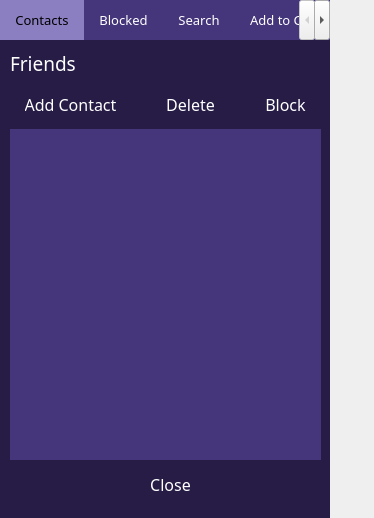
<?xml version="1.0" encoding="UTF-8"?>
<ui version="4.0">
 <class>Form</class>
 <widget class="QWidget" name="Form">
  <property name="geometry">
   <rect>
    <x>0</x>
    <y>0</y>
    <width>374</width>
    <height>518</height>
   </rect>
  </property>
  <property name="windowTitle">
   <string>Form</string>
  </property>
  <widget class="QTabWidget" name="tabWidget">
   <property name="geometry">
    <rect>
     <x>0</x>
     <y>0</y>
     <width>330</width>
     <height>531</height>
    </rect>
   </property>
   <property name="font">
    <font>
     <family>Noto Naskh Arabic UI</family>
     <pointsize>10</pointsize>
    </font>
   </property>
   <property name="styleSheet">
    <string notr="true">QTabWidget::pane {
  border: none;
  top:-1px; 
background-color: rgb(38, 28, 70); 
} 

QTabBar::tab {
height: 10px;
 background-color: #45357a;
color:white;
  border: none;
  padding: 15px;
} 

QTabBar::tab:selected { 
background-color: #8B7EC1;
  margin-bottom: -1px; 
color:black;
}</string>
   </property>
   <property name="currentIndex">
    <number>0</number>
   </property>
   <widget class="QWidget" name="contactsTab">
    <attribute name="title">
     <string>Contacts</string>
    </attribute>
    <widget class="QFrame" name="frame">
     <property name="geometry">
      <rect>
       <x>0</x>
       <y>0</y>
       <width>331</width>
       <height>471</height>
      </rect>
     </property>
     <property name="font">
      <font>
       <family>Lucida Sans Unicode</family>
       <pointsize>11</pointsize>
       <weight>50</weight>
       <bold>false</bold>
      </font>
     </property>
     <property name="styleSheet">
      <string notr="true">QFrame{
border: none;
	background-color: rgb(38, 28, 70);
color: white;
}</string>
     </property>
     <property name="frameShape">
      <enum>QFrame::StyledPanel</enum>
     </property>
     <property name="frameShadow">
      <enum>QFrame::Raised</enum>
     </property>
     <widget class="QLabel" name="friendsLabel">
      <property name="geometry">
       <rect>
        <x>10</x>
        <y>14</y>
        <width>91</width>
        <height>21</height>
       </rect>
      </property>
      <property name="font">
       <font>
        <family>Noto Naskh Arabic UI</family>
        <pointsize>14</pointsize>
        <weight>50</weight>
        <bold>false</bold>
       </font>
      </property>
      <property name="styleSheet">
       <string notr="true"/>
      </property>
      <property name="text">
       <string>Friends</string>
      </property>
     </widget>
     <widget class="QPushButton" name="closeButton">
      <property name="geometry">
       <rect>
        <x>130</x>
        <y>430</y>
        <width>81</width>
        <height>31</height>
       </rect>
      </property>
      <property name="font">
       <font>
        <family>Noto Naskh Arabic UI</family>
        <pointsize>12</pointsize>
        <weight>50</weight>
        <bold>false</bold>
       </font>
      </property>
      <property name="styleSheet">
       <string notr="true">QPushButton{
border:none;
	background-color: rgb(38, 28, 70);
color:white;
text-align: center;
padding: 0% 15%;
}

QPushButton:hover{
background-color: rgb(85, 68, 139);
}
</string>
      </property>
      <property name="text">
       <string>Close</string>
      </property>
      <property name="iconSize">
       <size>
        <width>30</width>
        <height>30</height>
       </size>
      </property>
     </widget>
     <widget class="QListWidget" name="contactsListWidget">
      <property name="geometry">
       <rect>
        <x>10</x>
        <y>90</y>
        <width>311</width>
        <height>331</height>
       </rect>
      </property>
      <property name="styleSheet">
       <string notr="true">    background-color: #45357a;</string>
      </property>
     </widget>
     <widget class="QPushButton" name="deleteContactButton">
      <property name="geometry">
       <rect>
        <x>130</x>
        <y>50</y>
        <width>121</width>
        <height>31</height>
       </rect>
      </property>
      <property name="font">
       <font>
        <family>Noto Naskh Arabic UI</family>
        <pointsize>12</pointsize>
        <weight>50</weight>
        <bold>false</bold>
       </font>
      </property>
      <property name="styleSheet">
       <string notr="true">QPushButton{
border:none;
	background-color: rgb(38, 28, 70);
color:white;
text-align: center;
padding: 0% 15%;
}

QPushButton:hover{
background-color: rgb(85, 68, 139);
}
</string>
      </property>
      <property name="text">
       <string>Delete</string>
      </property>
      <property name="iconSize">
       <size>
        <width>30</width>
        <height>30</height>
       </size>
      </property>
     </widget>
     <widget class="QPushButton" name="blockButton">
      <property name="geometry">
       <rect>
        <x>250</x>
        <y>50</y>
        <width>71</width>
        <height>31</height>
       </rect>
      </property>
      <property name="font">
       <font>
        <family>Noto Naskh Arabic UI</family>
        <pointsize>12</pointsize>
        <weight>50</weight>
        <bold>false</bold>
       </font>
      </property>
      <property name="styleSheet">
       <string notr="true">QPushButton{
border:none;
	background-color: rgb(38, 28, 70);
color:white;
text-align: center;
padding: 0% 15%;
}

QPushButton:hover{
background-color: rgb(85, 68, 139);
}
</string>
      </property>
      <property name="text">
       <string>Block</string>
      </property>
      <property name="iconSize">
       <size>
        <width>30</width>
        <height>30</height>
       </size>
      </property>
     </widget>
     <widget class="QPushButton" name="addContactPushButton">
      <property name="geometry">
       <rect>
        <x>10</x>
        <y>50</y>
        <width>121</width>
        <height>31</height>
       </rect>
      </property>
      <property name="font">
       <font>
        <family>Noto Naskh Arabic UI</family>
        <pointsize>12</pointsize>
        <weight>50</weight>
        <bold>false</bold>
       </font>
      </property>
      <property name="styleSheet">
       <string notr="true">QPushButton{
border:none;
	background-color: rgb(38, 28, 70);
color:white;
text-align: center;
padding: 0% 15%;
}

QPushButton:hover{
background-color: rgb(85, 68, 139);
}
</string>
      </property>
      <property name="text">
       <string>Add Contact</string>
      </property>
      <property name="iconSize">
       <size>
        <width>30</width>
        <height>30</height>
       </size>
      </property>
     </widget>
    </widget>
   </widget>
   <widget class="QWidget" name="blockedTab">
    <attribute name="title">
     <string>Blocked</string>
    </attribute>
    <widget class="QFrame" name="frame_2">
     <property name="geometry">
      <rect>
       <x>0</x>
       <y>0</y>
       <width>331</width>
       <height>471</height>
      </rect>
     </property>
     <property name="font">
      <font>
       <family>Lucida Sans Unicode</family>
       <pointsize>11</pointsize>
       <weight>50</weight>
       <bold>false</bold>
      </font>
     </property>
     <property name="styleSheet">
      <string notr="true">QFrame{
border: none;
	background-color: rgb(38, 28, 70);
color: white;

}</string>
     </property>
     <property name="frameShape">
      <enum>QFrame::StyledPanel</enum>
     </property>
     <property name="frameShadow">
      <enum>QFrame::Raised</enum>
     </property>
     <widget class="QLabel" name="blockedLabel">
      <property name="geometry">
       <rect>
        <x>10</x>
        <y>14</y>
        <width>91</width>
        <height>21</height>
       </rect>
      </property>
      <property name="font">
       <font>
        <family>Noto Naskh Arabic UI</family>
        <pointsize>14</pointsize>
        <weight>50</weight>
        <bold>false</bold>
       </font>
      </property>
      <property name="styleSheet">
       <string notr="true"/>
      </property>
      <property name="text">
       <string>Blocked</string>
      </property>
     </widget>
     <widget class="QPushButton" name="closeButton_2">
      <property name="geometry">
       <rect>
        <x>130</x>
        <y>430</y>
        <width>81</width>
        <height>31</height>
       </rect>
      </property>
      <property name="font">
       <font>
        <family>Noto Naskh Arabic UI</family>
        <pointsize>12</pointsize>
        <weight>50</weight>
        <bold>false</bold>
       </font>
      </property>
      <property name="styleSheet">
       <string notr="true">QPushButton{
border:none;
	background-color: rgb(38, 28, 70);
color:white;
text-align: center;
padding: 0% 15%;
}

QPushButton:hover{
background-color: rgb(85, 68, 139);
}
</string>
      </property>
      <property name="text">
       <string>Close</string>
      </property>
      <property name="iconSize">
       <size>
        <width>30</width>
        <height>30</height>
       </size>
      </property>
     </widget>
     <widget class="QListWidget" name="blockedListWidget">
      <property name="geometry">
       <rect>
        <x>10</x>
        <y>50</y>
        <width>311</width>
        <height>371</height>
       </rect>
      </property>
      <property name="styleSheet">
       <string notr="true">    background-color: #45357a;</string>
      </property>
     </widget>
     <widget class="QPushButton" name="unblockButton">
      <property name="geometry">
       <rect>
        <x>220</x>
        <y>10</y>
        <width>101</width>
        <height>31</height>
       </rect>
      </property>
      <property name="font">
       <font>
        <family>Noto Naskh Arabic UI</family>
        <pointsize>12</pointsize>
        <weight>50</weight>
        <bold>false</bold>
       </font>
      </property>
      <property name="styleSheet">
       <string notr="true">QPushButton{
border:none;
	background-color: rgb(38, 28, 70);
color:white;
text-align: center;
padding: 0% 15%;
}

QPushButton:hover{
background-color: rgb(85, 68, 139);
}
</string>
      </property>
      <property name="text">
       <string>Unblock</string>
      </property>
      <property name="iconSize">
       <size>
        <width>30</width>
        <height>30</height>
       </size>
      </property>
     </widget>
    </widget>
   </widget>
   <widget class="QWidget" name="SearchTab">
    <attribute name="title">
     <string>Search</string>
    </attribute>
    <widget class="QFrame" name="frame_3">
     <property name="geometry">
      <rect>
       <x>0</x>
       <y>0</y>
       <width>331</width>
       <height>491</height>
      </rect>
     </property>
     <property name="font">
      <font>
       <family>Lucida Sans Unicode</family>
       <pointsize>11</pointsize>
       <weight>50</weight>
       <bold>false</bold>
      </font>
     </property>
     <property name="styleSheet">
      <string notr="true">QFrame{
border: none;
	background-color: rgb(38, 28, 70);
color: white;

}</string>
     </property>
     <property name="frameShape">
      <enum>QFrame::StyledPanel</enum>
     </property>
     <property name="frameShadow">
      <enum>QFrame::Raised</enum>
     </property>
     <widget class="QLabel" name="searchLabel">
      <property name="geometry">
       <rect>
        <x>10</x>
        <y>14</y>
        <width>91</width>
        <height>21</height>
       </rect>
      </property>
      <property name="font">
       <font>
        <family>Noto Naskh Arabic UI</family>
        <pointsize>14</pointsize>
        <weight>50</weight>
        <bold>false</bold>
       </font>
      </property>
      <property name="styleSheet">
       <string notr="true"/>
      </property>
      <property name="text">
       <string>Search</string>
      </property>
     </widget>
     <widget class="QPushButton" name="closeButton_3">
      <property name="geometry">
       <rect>
        <x>10</x>
        <y>430</y>
        <width>81</width>
        <height>31</height>
       </rect>
      </property>
      <property name="font">
       <font>
        <family>Noto Naskh Arabic UI</family>
        <pointsize>12</pointsize>
        <weight>50</weight>
        <bold>false</bold>
       </font>
      </property>
      <property name="styleSheet">
       <string notr="true">QPushButton{
border:none;
	background-color: rgb(38, 28, 70);
color:white;
text-align: center;
padding: 0% 15%;
}

QPushButton:hover{
background-color: rgb(85, 68, 139);
}
</string>
      </property>
      <property name="text">
       <string>Close</string>
      </property>
      <property name="iconSize">
       <size>
        <width>30</width>
        <height>30</height>
       </size>
      </property>
     </widget>
     <widget class="QPushButton" name="addContactPushButton_2">
      <property name="geometry">
       <rect>
        <x>200</x>
        <y>430</y>
        <width>121</width>
        <height>31</height>
       </rect>
      </property>
      <property name="font">
       <font>
        <family>Noto Naskh Arabic UI</family>
        <pointsize>12</pointsize>
        <weight>50</weight>
        <bold>false</bold>
       </font>
      </property>
      <property name="styleSheet">
       <string notr="true">QPushButton{
border:none;
	background-color: rgb(38, 28, 70);
color:white;
text-align: center;
padding: 0% 15%;
}

QPushButton:hover{
background-color: rgb(85, 68, 139);
}
</string>
      </property>
      <property name="text">
       <string>Add Contact</string>
      </property>
      <property name="iconSize">
       <size>
        <width>30</width>
        <height>30</height>
       </size>
      </property>
     </widget>
     <widget class="QLineEdit" name="searchLabel_2">
      <property name="geometry">
       <rect>
        <x>10</x>
        <y>50</y>
        <width>271</width>
        <height>31</height>
       </rect>
      </property>
      <property name="font">
       <font>
        <pointsize>11</pointsize>
       </font>
      </property>
      <property name="styleSheet">
       <string notr="true">QLineEdit{
	border-radius: 5px;
    background-color: #45357a;
    color: white;
}</string>
      </property>
      <property name="placeholderText">
       <string>Search</string>
      </property>
     </widget>
     <widget class="QLabel" name="usernameLabel">
      <property name="geometry">
       <rect>
        <x>10</x>
        <y>130</y>
        <width>311</width>
        <height>51</height>
       </rect>
      </property>
      <property name="font">
       <font>
        <family>Noto Naskh Arabic UI</family>
        <pointsize>14</pointsize>
        <weight>50</weight>
        <bold>false</bold>
       </font>
      </property>
      <property name="styleSheet">
       <string notr="true"/>
      </property>
      <property name="text">
       <string>USERNAME</string>
      </property>
     </widget>
     <widget class="QPushButton" name="findButton">
      <property name="geometry">
       <rect>
        <x>290</x>
        <y>50</y>
        <width>31</width>
        <height>31</height>
       </rect>
      </property>
      <property name="styleSheet">
       <string notr="true">QPushButton{
border: none;
	background-color: rgb(170, 170, 255);
color: white;

}</string>
      </property>
      <property name="text">
       <string/>
      </property>
      <property name="icon">
       <iconset>
        <normaloff>../code/Resources/close4.png</normaloff>../code/Resources/close4.png</iconset>
      </property>
      <property name="iconSize">
       <size>
        <width>30</width>
        <height>30</height>
       </size>
      </property>
     </widget>
    </widget>
   </widget>
   <widget class="QWidget" name="addToChatTab">
    <attribute name="title">
     <string>Add to Chat</string>
    </attribute>
    <widget class="QFrame" name="frame_4">
     <property name="geometry">
      <rect>
       <x>0</x>
       <y>0</y>
       <width>331</width>
       <height>471</height>
      </rect>
     </property>
     <property name="font">
      <font>
       <family>Lucida Sans Unicode</family>
       <pointsize>11</pointsize>
       <weight>50</weight>
       <bold>false</bold>
      </font>
     </property>
     <property name="styleSheet">
      <string notr="true">QFrame{
border: none;
	background-color: rgb(38, 28, 70);
color: white;
}</string>
     </property>
     <property name="frameShape">
      <enum>QFrame::StyledPanel</enum>
     </property>
     <property name="frameShadow">
      <enum>QFrame::Raised</enum>
     </property>
     <widget class="QLabel" name="addToChatLabel">
      <property name="geometry">
       <rect>
        <x>10</x>
        <y>14</y>
        <width>151</width>
        <height>21</height>
       </rect>
      </property>
      <property name="font">
       <font>
        <family>Noto Naskh Arabic UI</family>
        <pointsize>14</pointsize>
        <weight>50</weight>
        <bold>false</bold>
       </font>
      </property>
      <property name="styleSheet">
       <string notr="true"/>
      </property>
      <property name="text">
       <string>Add to Chat Room</string>
      </property>
     </widget>
     <widget class="QPushButton" name="closeButton_4">
      <property name="geometry">
       <rect>
        <x>130</x>
        <y>430</y>
        <width>81</width>
        <height>31</height>
       </rect>
      </property>
      <property name="font">
       <font>
        <family>Noto Naskh Arabic UI</family>
        <pointsize>12</pointsize>
        <weight>50</weight>
        <bold>false</bold>
       </font>
      </property>
      <property name="styleSheet">
       <string notr="true">QPushButton{
border:none;
	background-color: rgb(38, 28, 70);
color:white;
text-align: center;
padding: 0% 15%;
}

QPushButton:hover{
background-color: rgb(85, 68, 139);
}
</string>
      </property>
      <property name="text">
       <string>Close</string>
      </property>
      <property name="iconSize">
       <size>
        <width>30</width>
        <height>30</height>
       </size>
      </property>
     </widget>
     <widget class="QListWidget" name="contactsListWidget_2">
      <property name="geometry">
       <rect>
        <x>10</x>
        <y>50</y>
        <width>311</width>
        <height>371</height>
       </rect>
      </property>
      <property name="styleSheet">
       <string notr="true">    background-color: #45357a;</string>
      </property>
     </widget>
     <widget class="QPushButton" name="addToChatButton">
      <property name="geometry">
       <rect>
        <x>200</x>
        <y>10</y>
        <width>121</width>
        <height>31</height>
       </rect>
      </property>
      <property name="font">
       <font>
        <family>Noto Naskh Arabic UI</family>
        <pointsize>12</pointsize>
        <weight>50</weight>
        <bold>false</bold>
       </font>
      </property>
      <property name="styleSheet">
       <string notr="true">QPushButton{
border:none;
	background-color: rgb(38, 28, 70);
color:white;
text-align: center;
padding: 0% 15%;
}

QPushButton:hover{
background-color: rgb(85, 68, 139);
}
</string>
      </property>
      <property name="text">
       <string>Add To Chat</string>
      </property>
      <property name="iconSize">
       <size>
        <width>30</width>
        <height>30</height>
       </size>
      </property>
     </widget>
    </widget>
   </widget>
  </widget>
 </widget>
 <resources/>
 <connections/>
</ui>
